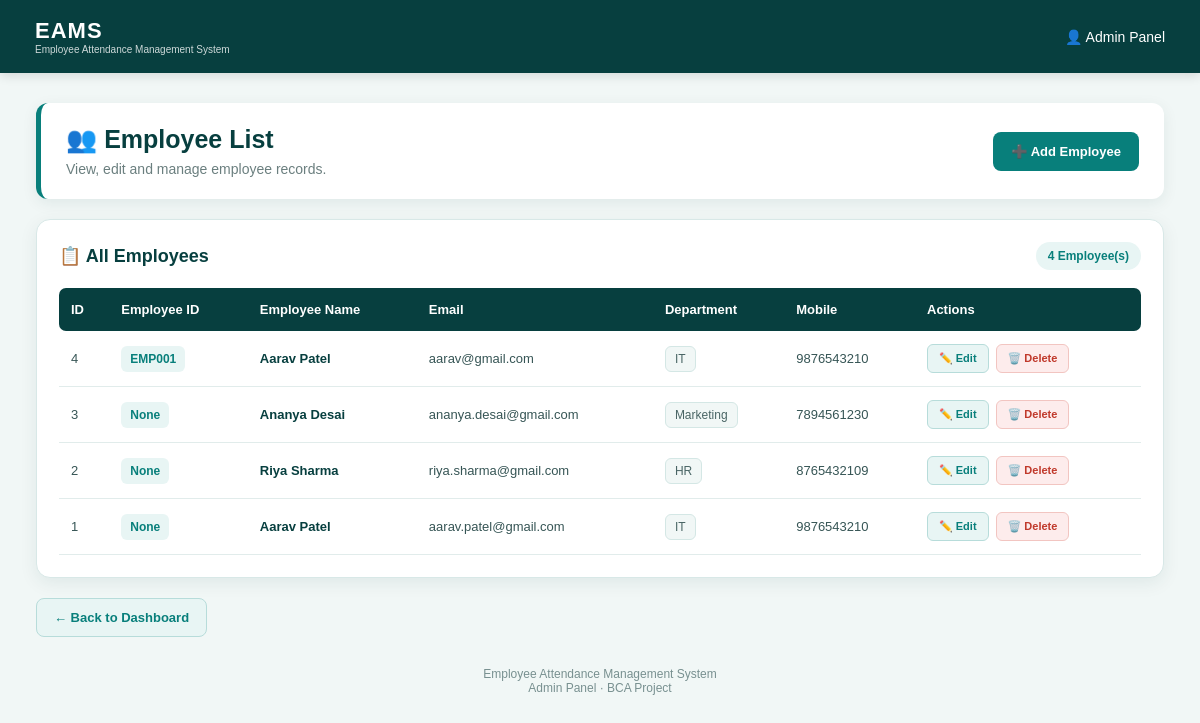
/view_employees (signed in), run on an earlier commit of the app's database.
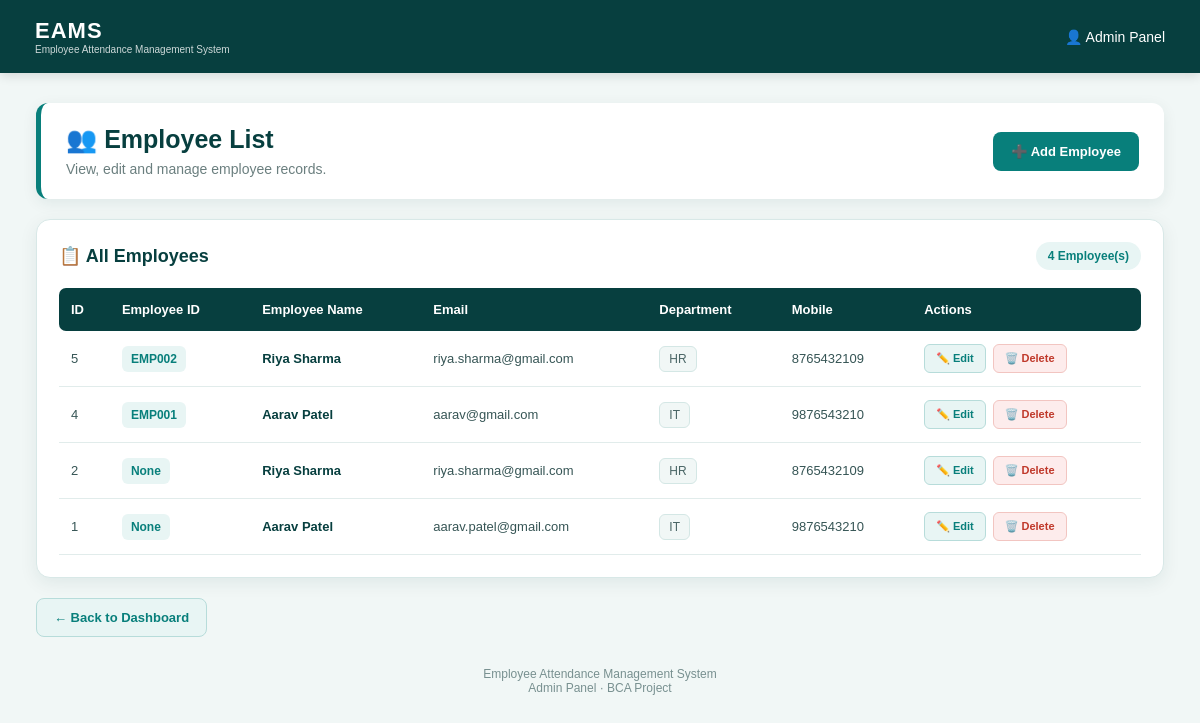
And on a later commit of the database.
### tables this page shows
CREATE TABLE employee(
        id INTEGER PRIMARY KEY AUTOINCREMENT,
        employee_id TEXT,
        name TEXT,
        email TEXT,
        department TEXT,
        mobile TEXT
    );

### app.py (the view)
@app.route("/view_employees")
def view_employees():
    if not session.get("admin"):
        return redirect("/login")
    conn = sqlite3.connect(DB_NAME)
    cur = conn.cursor()
    cur.execute("""
        SELECT
            id,
            employee_id,
            name,
            email,
            department,
            mobile
        FROM employee
        ORDER BY id DESC
    """)
    employees = cur.fetchall()
    conn.close()
    return render_template(
        "view_employees.html",
        employees=employees
    )

### templates/view_employees.html (shortened to what the changed rows need)
<!DOCTYPE html>
<html lang="en">
<head>
</head>
<body>
    <div class="container">
        <div class="page-header">
            <div>
                <h1>
                    👥 Employee List
                </h1>
            </div>
        </div>
        <div class="table-card">
            <div class="table-top">
                <h2>
                    📋 All Employees
                </h2>
            </div>
            {% if employees %}
            <div class="table-container">
                <table>
                    <thead>
                        <tr>
                            <th>
                                ID
                            </th>
                            <th>
                                Employee ID
                            </th>
                            <th>
                                Employee Name
                            </th>
                            <th>
                                Email
                            </th>
                            <th>
                                Department
                            </th>
                            <th>
                                Mobile
                            </th>
                            <th>
                                Actions
                            </th>
                        </tr>
                    </thead>
                    <tbody>
                        {% for employee in employees %}
                        <tr>
                            <td>
                                {{ employee[0] }}
                            </td>
                            <td>
                                <span class="employee-id">
                                    {{ employee[1] }}
                                </span>
                            </td>
                            <td>
                                <span class="employee-name">
                                    {{ employee[2] }}
                                </span>
                            </td>
                            <td>
                                {% if employee[3] %}
                                    {{ employee[3] }}
                                {% else %}
                                    -
                                {% endif %}
                            </td>
                            <td>
                                {% if employee[4] %}
                                    <span class="department">
                                        {{ employee[4] }}
                                    </span>
                                {% else %}
                                    -
                                {% endif %}
                            </td>
                            <td>
                                {% if employee[5] %}
                                    {{ employee[5] }}
                                {% else %}
                                    -
                                {% endif %}
                            </td>
                            <td>
                                <div class="actions">
                                    <a
                                        href="/edit_employee/{{ employee[0] }}"
                                        class="edit-btn"
                                    >
                                        ✏️ Edit
                                    </a>
                                    <a
                                        href="/delete_employee/{{ employee[0] }}"
                                        class="delete-btn"
                                        onclick="return confirm('Are you sure you want to delete this employee?');"
                                    >
                                        🗑️ Delete
                                    </a>
                                </div>
                            </td>
                        </tr>
                        {% endfor %}
                    </tbody>
                </table>
            </div>
            {% endif %}
        </div>
    </div>
</body>
</html>

What changed in the data, as far as the page shows it:
removed employee: id "3", employee "None", name "Ananya Desai", email "ananya.desai@gmail.com", department "Marketing", mobile "7894561230"
added employee: id "5", employee "EMP002", name "Riya Sharma", email "riya.sharma@gmail.com", department "HR", mobile "8765432109"
